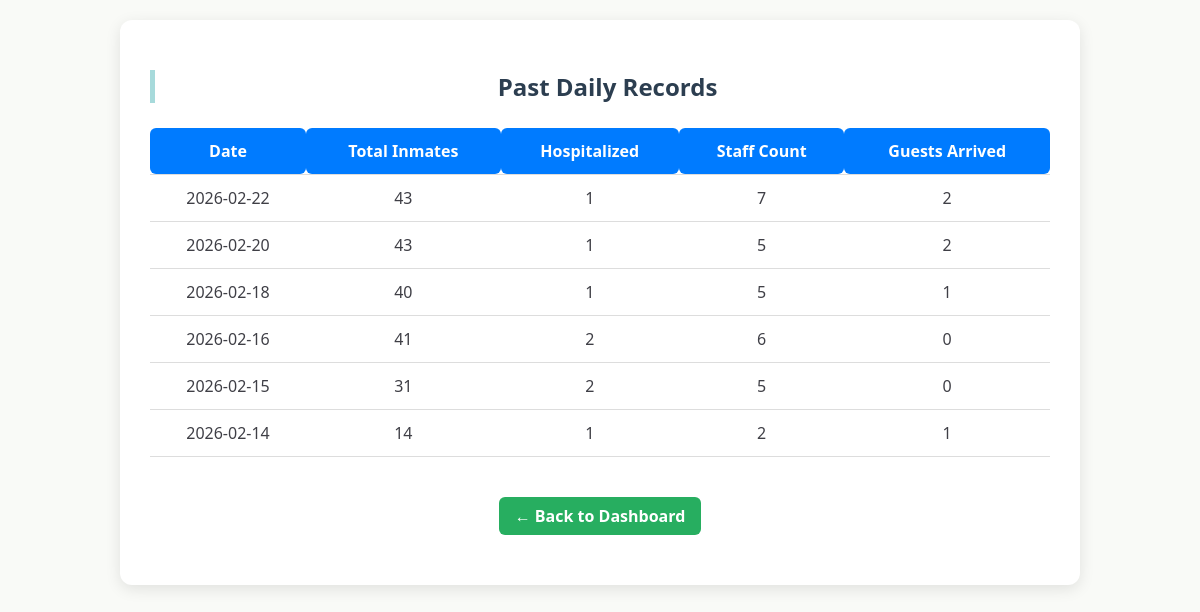
Page /admin/records (signed in) on the earlier database version.
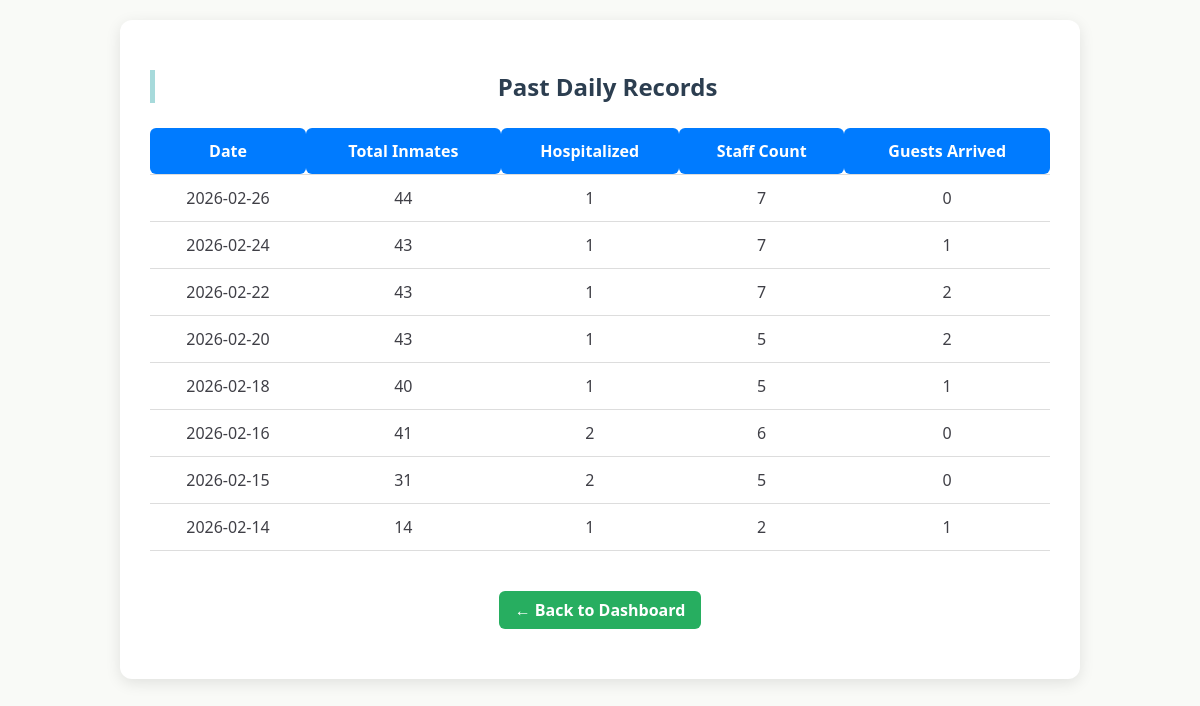
Same page on the later database version.
### tables this page shows
CREATE TABLE daily_records (
        id INTEGER PRIMARY KEY AUTOINCREMENT,
        date TEXT UNIQUE,  -- Added UNIQUE here to support REPLACE logic
        total_inmates INTEGER,
        active_inmates INTEGER,  -- Ensure this is added
        hospitalized INTEGER,
        discharged INTEGER,
        male_inmates INTEGER,
        female_inmates INTEGER,
        new_inmates INTEGER,
        staff_count INTEGER,
        guests_arrived INTEGER
    , deceased INTEGER DEFAULT 0);

### app.py (the view)
@app.route("/admin/records")
def view_records():
    if 'admin' not in session:
        return redirect('/login')
    conn = get_db()
    cur = conn.cursor()
    cur.execute("SELECT * FROM daily_records ORDER BY date DESC")
    records = cur.fetchall()
    conn.close()
    return render_template("view_records.html", records=records)

### app.py (called while the page is built)
def get_db():
    conn = sqlite3.connect(DB)
    conn.row_factory = sqlite3.Row
    return conn

### templates/view_records.html (shortened to what this page needs)
<!DOCTYPE html>
<html lang="en">
<head>
    <link rel="stylesheet" href="{{ url_for('static', filename='style.css') }}">
</head>
<body>
<div class="view-container">
    <h2>Past Daily Records</h2>
    <table>
        <thead>
            <tr>
                <th>Date</th>
                <th>Total Inmates</th>
                <th>Hospitalized</th>
                <th>Staff Count</th>
                <th>Guests Arrived</th>
            </tr>
        </thead>
        <tbody>
            {% for record in records %}
            <tr>
                <td>{{ record['date'] }}</td>
                <td>{{ record['total_inmates'] }}</td>
                <td>{{ record['hospitalized'] }}</td>
                <td>{{ record['staff_count'] }}</td>
                <td>{{ record['guests_arrived'] }}</td>
            </tr>
            {% endfor %}
        </tbody>
    </table>
   <div class="admin-actions">
        <a href="/admin" class="back-btn">← Back to Dashboard</a>
    </div>
</div>
</body>
</html>

### static/style.css (style rules this page uses)
body { font-family: "Segoe UI", Arial, sans-serif; background: #F9FAF7; padding: 20px; margin: 0; color: #3F3F46; }
h2 { color: #2E2B5F; border-left: 5px solid #A7DADB; padding-left: 10px; }
a { display: inline-block; margin-top: 10px; color: #2E2B5F; text-decoration: none; font-weight: 600; }
.admin-actions { margin-top: 20px; text-align: right; }
.back-btn { padding: 8px 14px; background: #2e7d32; color: white; text-decoration: none; border-radius: 6px; transition: 0.3s; }
.admin-actions { display: flex; justify-content: center; gap: 10px; margin: 20px 0; }
.view-container { max-width:900px; margin:auto; background:#fff; padding:30px; border-radius:12px; box-shadow:0 4px 15px rgba(0,0,0,0.1); }
h2 { text-align:center; margin-bottom:20px; }
table { width:100%; border-collapse:collapse; }
th, td { padding:12px; border-bottom:1px solid #ddd; text-align:center; }
th { background:#007bff; color:#fff; border-radius:6px; }
a { text-decoration:none; color:#007bff; display:inline-block; margin-top:20px; }
.back-btn { display: inline-block; margin-top: 10px; text-decoration: none; color: #555; }
.admin-actions { margin-top: 30px; }
.back-btn { display: inline-block; padding: 10px 20px; background-color: #4CAF50; color: white; text-decoration: none; border-radius: 6px; transition: background 0.3s; }
h2 { margin-bottom: 25px; color: #2c3e50; }
.back-btn { background: #27ae60; color: white; padding: 8px 16px; border-radius: 6px; text-decoration: none; }
h2 { color: #2c3e50; margin-bottom: 25px; }

Differences in the rows shown:
added daily_records: date "2026-02-26", total_inmates "44", hospitalized "1", staff_count "7", guests_arrived "0"
added daily_records: date "2026-02-24", total_inmates "43", hospitalized "1", staff_count "7", guests_arrived "1"
